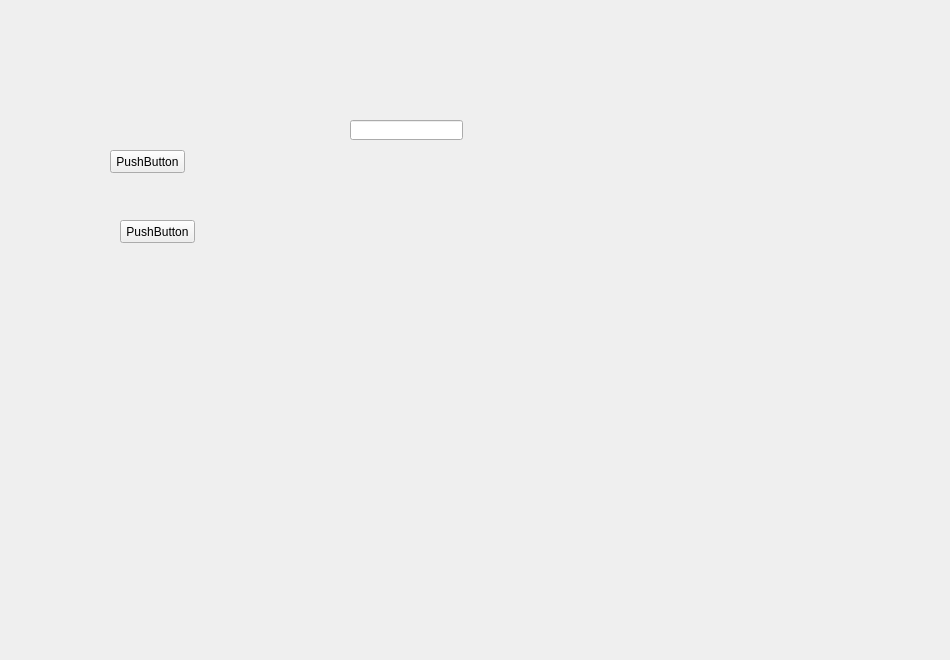
<?xml version="1.0" encoding="UTF-8"?>
<ui version="4.0">
 <class>Form</class>
 <widget class="QWidget" name="Form">
  <property name="geometry">
   <rect>
    <x>0</x>
    <y>0</y>
    <width>950</width>
    <height>660</height>
   </rect>
  </property>
  <property name="windowTitle">
   <string>Form</string>
  </property>
  <widget class="QPushButton" name="pushButton">
   <property name="geometry">
    <rect>
     <x>110</x>
     <y>150</y>
     <width>75</width>
     <height>23</height>
    </rect>
   </property>
   <property name="text">
    <string>PushButton</string>
   </property>
  </widget>
  <widget class="QPushButton" name="pushButton_2">
   <property name="geometry">
    <rect>
     <x>120</x>
     <y>220</y>
     <width>75</width>
     <height>23</height>
    </rect>
   </property>
   <property name="text">
    <string>PushButton</string>
   </property>
  </widget>
  <widget class="QLineEdit" name="lineEdit">
   <property name="geometry">
    <rect>
     <x>350</x>
     <y>120</y>
     <width>113</width>
     <height>20</height>
    </rect>
   </property>
  </widget>
 </widget>
 <resources/>
 <connections/>
</ui>
